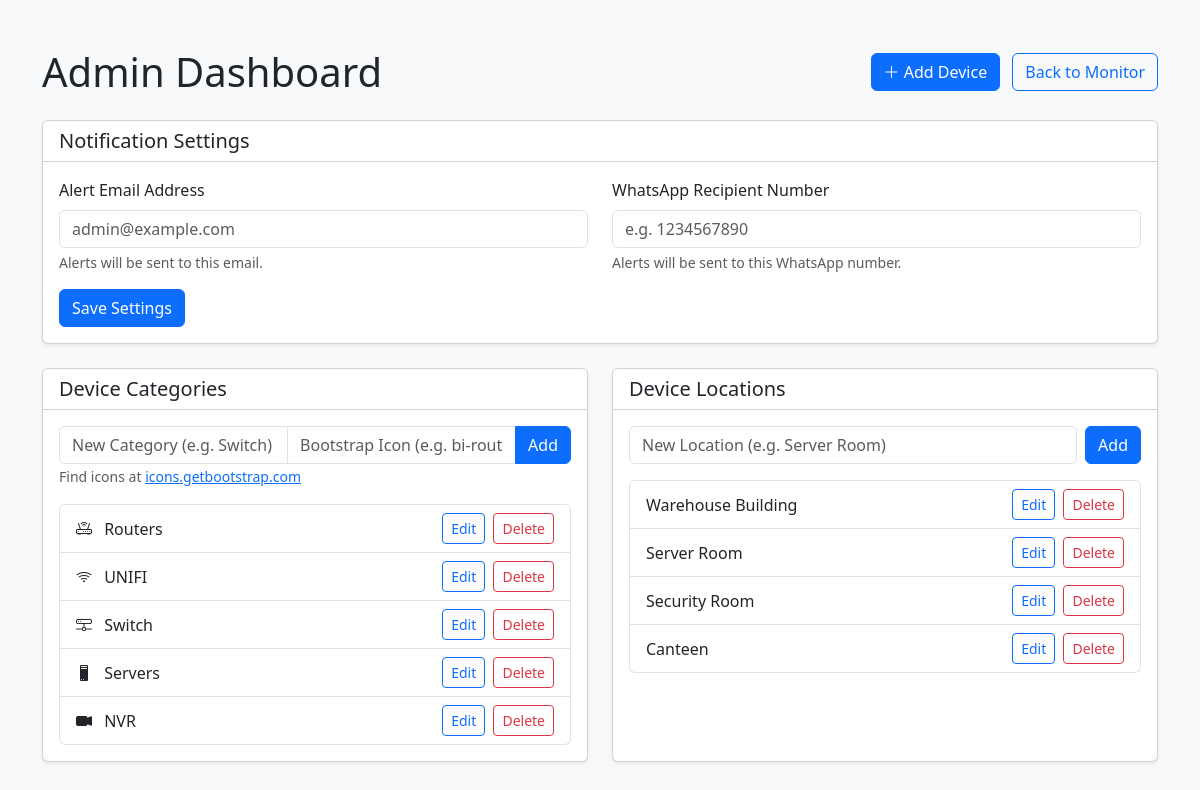
/admin, run on an earlier commit of the app's database.
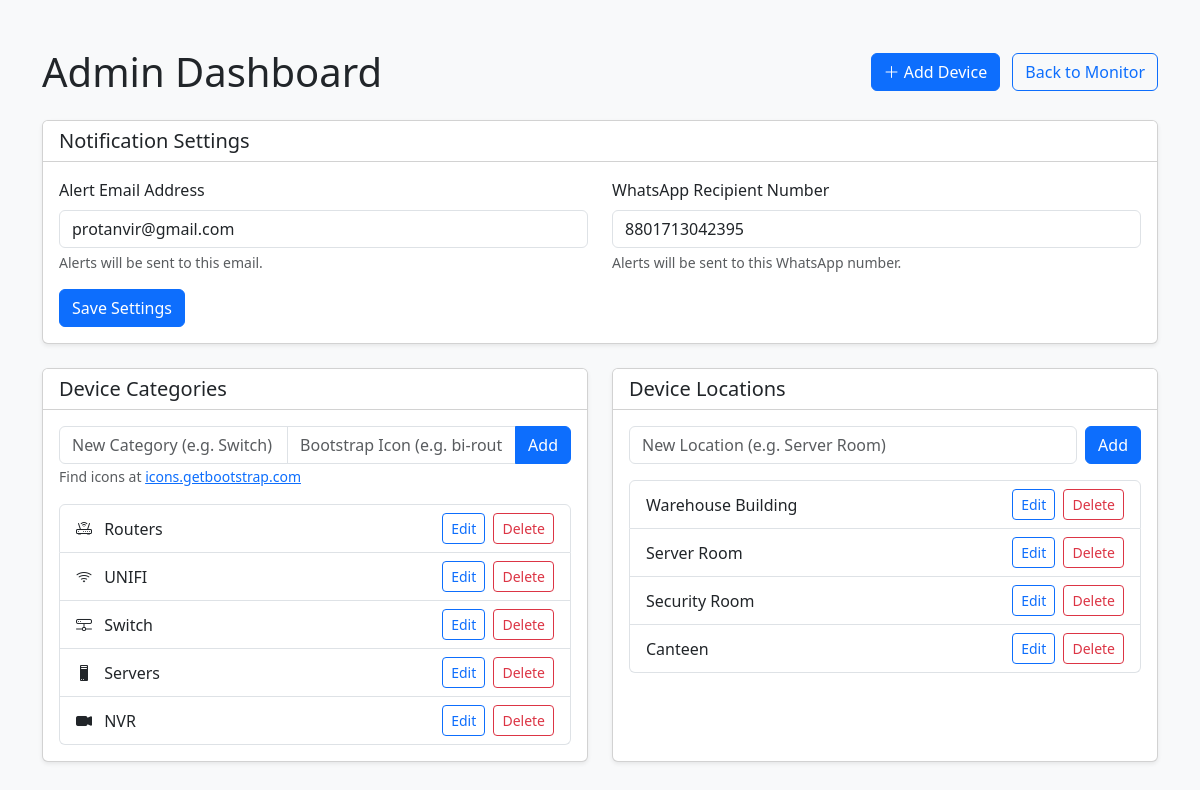
And on a later commit of the database.
### tables this page shows
CREATE TABLE categories (
            id INTEGER PRIMARY KEY AUTOINCREMENT,
            name TEXT NOT NULL UNIQUE
        , icon TEXT);

CREATE TABLE locations (
            id INTEGER PRIMARY KEY AUTOINCREMENT,
            name TEXT NOT NULL UNIQUE
        );

CREATE TABLE settings (
            key TEXT PRIMARY KEY,
            value TEXT
        );

### app.py (the view)
@app.route('/admin')
def admin():
    conn = get_db_connection()
    categories = conn.execute('SELECT * FROM categories').fetchall()
    locations = conn.execute('SELECT * FROM locations').fetchall()
    rows = conn.execute('SELECT * FROM settings').fetchall()
    settings = {row['key']: row['value'] for row in rows}
    conn.close()
    return render_template('admin.html', categories=categories, locations=locations, settings=settings)

### app.py (called while the page is built)
def get_db_connection():
    conn = sqlite3.connect(DB_PATH)
    conn.row_factory = sqlite3.Row
    return conn

### templates/admin.html (shortened to what this page needs)
<!DOCTYPE html>
<html lang="en">
<head>
    <link href="https://cdn.jsdelivr.net/npm/bootstrap@5.3.0/dist/css/bootstrap.min.css" rel="stylesheet">
    <link rel="stylesheet" href="https://cdn.jsdelivr.net/npm/bootstrap-icons@1.11.1/font/bootstrap-icons.css">
</head>
<body class="bg-light">
    <div class="container mt-5">
        <div class="d-flex justify-content-between align-items-center mb-4">
            <h1 class="mb-0">Admin Dashboard</h1>
            <div>
                <button type="button" class="btn btn-primary me-2" data-bs-toggle="modal"
                    data-bs-target="#addDeviceModal">
                    <i class="bi bi-plus-lg"></i> Add Device
                </button>
                <a href="{{ url_for('index') }}" class="btn btn-outline-primary">Back to Monitor</a>
            </div>
        </div>
        <div class="row mb-4">
            <div class="col-12">
                <div class="card shadow-sm">
                    <div class="card-header bg-white">
                        <h5 class="mb-0">Notification Settings</h5>
                    </div>
                    <div class="card-body">
                        <form action="{{ url_for('update_settings') }}" method="POST">
                            <div class="row">
                                <div class="col-md-6 mb-3">
                                    <label class="form-label">Alert Email Address</label>
                                    <input type="email" class="form-control" name="alert_email"
                                           value="{{ settings.get('alert_email', '') }}"
                                           placeholder="admin@example.com">
                                    <div class="form-text">Alerts will be sent to this email.</div>
                                </div>
                                <div class="col-md-6 mb-3">
                                    <label class="form-label">WhatsApp Recipient Number</label>
                                    <input type="text" class="form-control" name="whatsapp_recipient"
                                           value="{{ settings.get('whatsapp_recipient', '') }}"
                                           placeholder="e.g. 1234567890">
                                    <div class="form-text">Alerts will be sent to this WhatsApp number.</div>
                                </div>
                            </div>
                            <button type="submit" class="btn btn-primary">Save Settings</button>
                        </form>
                    </div>
                </div>
            </div>
        </div>
        <div class="row">
            <div class="col-md-6 mb-4">
                <div class="card shadow-sm h-100">
                    <div class="card-header bg-white d-flex justify-content-between align-items-center">
                        <h5 class="mb-0">Device Categories</h5>
                    </div>
                    <div class="card-body">
                        <form action="{{ url_for('add_category') }}" method="POST" class="mb-3">
                            <div class="input-group">
                                <input type="text" name="name" class="form-control"
                                    placeholder="New Category (e.g. Switch)" required>
                                <input type="text" name="icon" class="form-control"
                                    placeholder="Bootstrap Icon (e.g. bi-router)">
                                <button type="submit" class="btn btn-primary">Add</button>
                            </div>
                            <small class="text-muted">Find icons at <a href="https://icons.getbootstrap.com/"
                                    target="_blank">icons.getbootstrap.com</a></small>
                        </form>
                        <ul class="list-group">
                            {% for category in categories %}
                            <li class="list-group-item d-flex justify-content-between align-items-center">
                                <span>
                                    {% if category.icon %}<i class="bi {{ category.icon }} me-2"></i>{% endif %}
                                    {{ category.name }}
                                </span>
                                <div>
                                    <button class="btn btn-sm btn-outline-primary me-1" data-bs-toggle="modal"
                                        data-bs-target="#editCategoryModal" data-id="{{ category.id }}"
                                        data-name="{{ category.name }}" data-icon="{{ category.icon }}">Edit</button>
                                    <a href="{{ url_for('delete_category', id=category.id) }}"
                                        class="btn btn-sm btn-outline-danger"
                                        onclick="return confirm('Delete this category? Devices using it will be unassigned.')">Delete</a>
                                </div>
                            </li>
                            {% else %}
                            <li class="list-group-item text-center text-muted">No categories defined.</li>
                            {% endfor %}
                        </ul>
                    </div>
                </div>
            </div>
            <div class="col-md-6 mb-4">
                <div class="card shadow-sm h-100">
                    <div class="card-header bg-white d-flex justify-content-between align-items-center">
                        <h5 class="mb-0">Device Locations</h5>
                    </div>
                    <div class="card-body">
                        <form action="{{ url_for('add_location') }}" method="POST" class="mb-3 d-flex gap-2">
                            <input type="text" name="name" class="form-control"
                                placeholder="New Location (e.g. Server Room)" required>
                            <button type="submit" class="btn btn-primary">Add</button>
                        </form>
                        <ul class="list-group">
                            {% for location in locations %}
                            <li class="list-group-item d-flex justify-content-between align-items-center">
                                {{ location.name }}
                                <div>
                                    <button class="btn btn-sm btn-outline-primary me-1" data-bs-toggle="modal"
                                        data-bs-target="#editLocationModal" data-id="{{ location.id }}"
                                        data-name="{{ location.name }}">Edit</button>
                                    <a href="{{ url_for('delete_location', id=location.id) }}"
                                        class="btn btn-sm btn-outline-danger"
                                        onclick="return confirm('Delete this location? Devices using it will be unassigned.')">Delete</a>
                                </div>
                            </li>
                            {% else %}
                            <li class="list-group-item text-center text-muted">No locations defined.</li>
                            {% endfor %}
                        </ul>
                    </div>
                </div>
            </div>
        </div>
    </div>
</body>
</html>

What changed in the data, as far as the page shows it:
added settings: alert_email "protanvir@gmail.com"
added settings: whatsapp_recipient "8801713042395"
